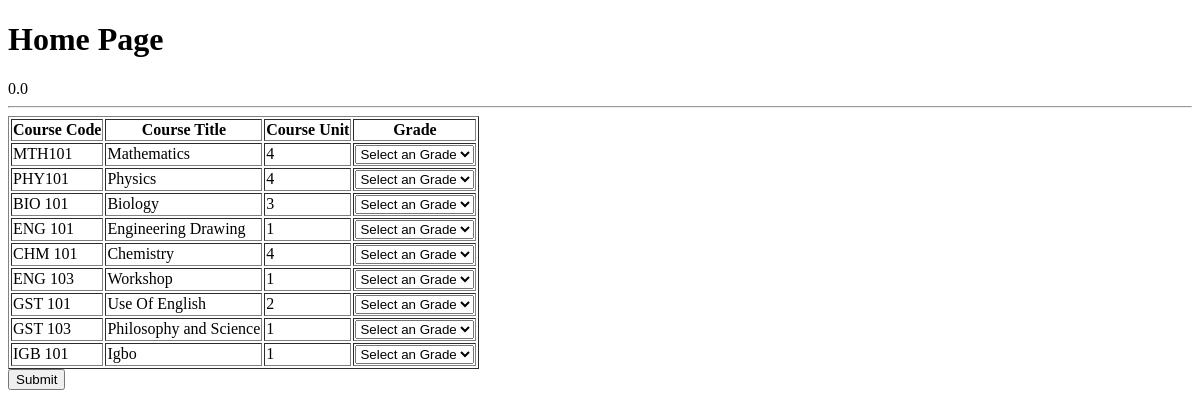
/home/ (signed in), run on an earlier commit of the app's database.
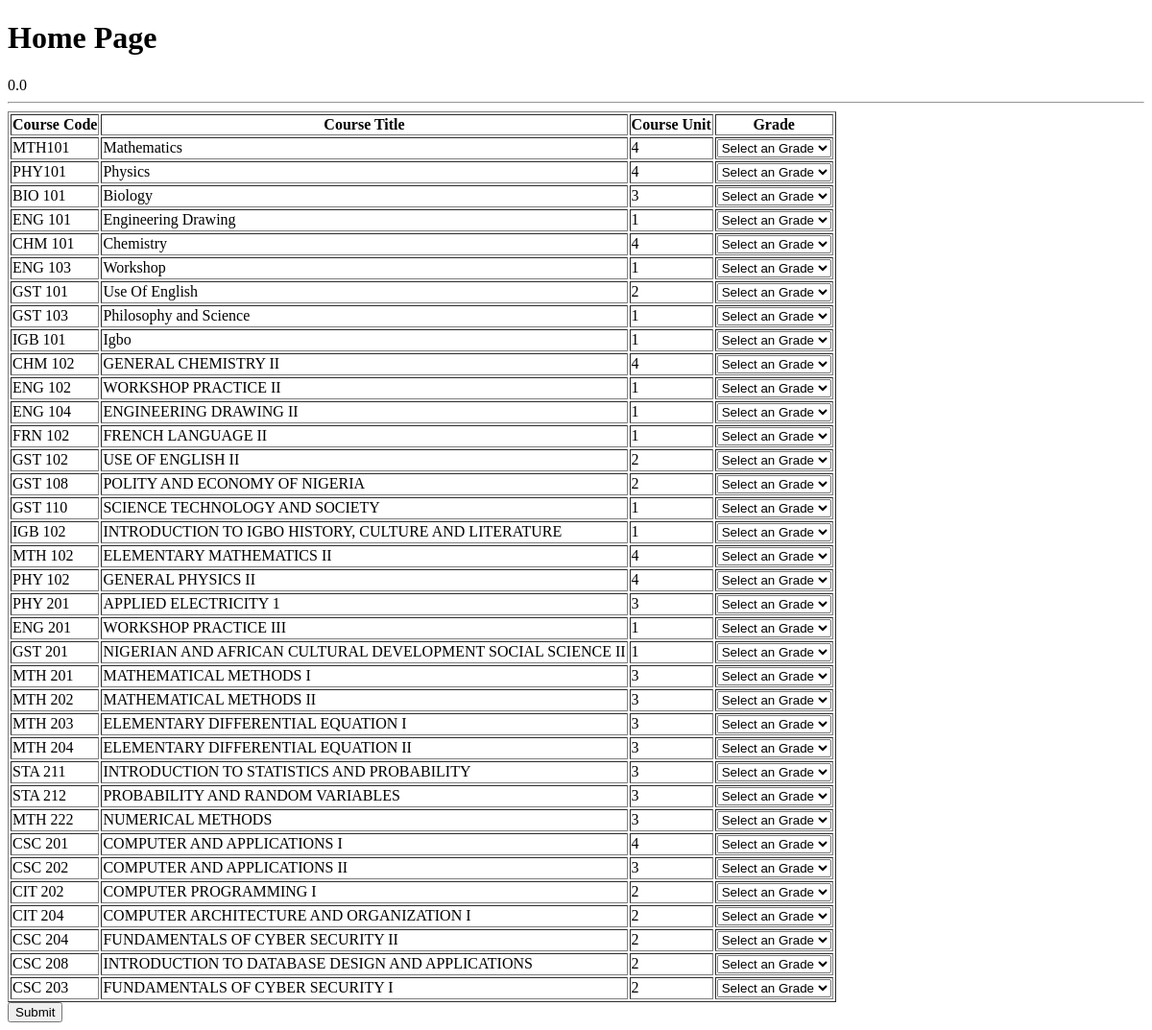
And on a later commit of the database.
### portal/models.py (models this page shows, shortened)
class Course(models.Model):
	semesterlist =(('Harmattan', 'Harmattan'), ('Rain', 'Rain'))
	semester = models.CharField(max_length=50, choices=semesterlist, null=True, blank=True)
	code=models.CharField(max_length=7, blank=False, null=False)
	title = models.CharField(max_length=100, blank=False, null=False)
	level = models.ForeignKey(Year, null=False, blank=False, on_delete=models.CASCADE)
	unit = models.IntegerField()

### portal/views.py (the view, shortened to what this page needs)
# urls.py: urlpatterns = [path('', include(router.urls)),  path('home/', home, name='home' ), path('api/', CourseViewSet.as_view({'get': 'list', 'post': 'create'}), name='api' ),]
def home(request):
	user=request.user
	courses = Course.objects.all()
	enrolled_objects = Enrollment.objects.filter(student=user.student)
	course_list = [course.code for course in courses ]
	enrolled_courses =[course.course.code for course in enrolled_objects ] #retrieves a list of courses that the current user is enrolled for
	cgpa = 0.0
	context ={
		'cgpa':cgpa,
		'courses':courses,
		'enrolled_courses': enrolled_courses
	}
	return render(request, 'home.html', context)

### templates/home.html (shortened to what this page needs)
<!DOCTYPE html>
<html lang="en">
<head>
</head>
<body>
    <h1> Home Page</h1>
    <div>
        {{cgpa}}
    </div>
    <hr>
    <form method="post" action="{% url 'home' %}">
        <table border="1">
            <tr>
                <th> Course Code </th>
                <th> Course Title</th>
                <th> Course Unit </th>
                <th> Grade  </th>
            </tr>
            {% for course in courses %}
            <tr>
                <td> {{course.code}} </td>
                <td> {{course.title}} </td>
                <td> {{course.unit}} </td>
                <td>
                    <select name="{{course.code}}">
                        <option value="">Select an Grade</option>
                    </select>
                </td>
            </tr>
            {% endfor %}
        </table>
        <input type="submit" value="Submit">
    </form>
</body>
</html>

What changed in the data, as far as the page shows it:
added Course: code "CHM 102", title "GENERAL CHEMISTRY II", unit "4"
added Course: code "ENG 102", title "WORKSHOP PRACTICE II", unit "1"
added Course: code "ENG 104", title "ENGINEERING DRAWING II", unit "1"
added Course: code "FRN 102", title "FRENCH LANGUAGE II", unit "1"
added Course: code "GST 102", title "USE OF ENGLISH II", unit "2"
added Course: code "GST 108", title "POLITY AND ECONOMY OF NIGERIA", unit "2"
added Course: code "GST 110", title "SCIENCE TECHNOLOGY AND SOCIETY", unit "1"
added Course: code "IGB 102", title "INTRODUCTION TO IGBO HISTORY, CULTURE AND LITERATURE", unit "1"
added Course: code "MTH 102", title "ELEMENTARY MATHEMATICS II", unit "4"
added Course: code "PHY 102", title "GENERAL PHYSICS II", unit "4"
added Course: code "PHY 201", title "APPLIED ELECTRICITY 1", unit "3"
added Course: code "ENG 201", title "WORKSHOP PRACTICE III", unit "1"
added Course: code "GST 201", title "NIGERIAN AND AFRICAN CULTURAL DEVELOPMENT SOCIAL SCIENCE II", unit "1"
added Course: code "MTH 201", title "MATHEMATICAL METHODS I", unit "3"
added Course: code "MTH 202", title "MATHEMATICAL METHODS II", unit "3"
added Course: code "MTH 203", title "ELEMENTARY DIFFERENTIAL EQUATION I", unit "3"
added Course: code "MTH 204", title "ELEMENTARY DIFFERENTIAL EQUATION II", unit "3"
added Course: code "STA 211", title "INTRODUCTION TO STATISTICS AND PROBABILITY", unit "3"
added Course: code "STA 212", title "PROBABILITY AND RANDOM VARIABLES", unit "3"
added Course: code "MTH 222", title "NUMERICAL METHODS", unit "3"
added Course: code "CSC 201", title "COMPUTER AND APPLICATIONS I", unit "4"
added Course: code "CSC 202", title "COMPUTER AND APPLICATIONS II", unit "3"
added Course: code "CIT 202", title "COMPUTER PROGRAMMING I", unit "2"
added Course: code "CIT 204", title "COMPUTER ARCHITECTURE AND ORGANIZATION I", unit "2"
added Course: code "CSC 204", title "FUNDAMENTALS OF CYBER SECURITY II", unit "2"
added Course: code "CSC 208", title "INTRODUCTION TO DATABASE DESIGN AND APPLICATIONS", unit "2"
added Course: code "CSC 203", title "FUNDAMENTALS OF CYBER SECURITY I", unit "2"
